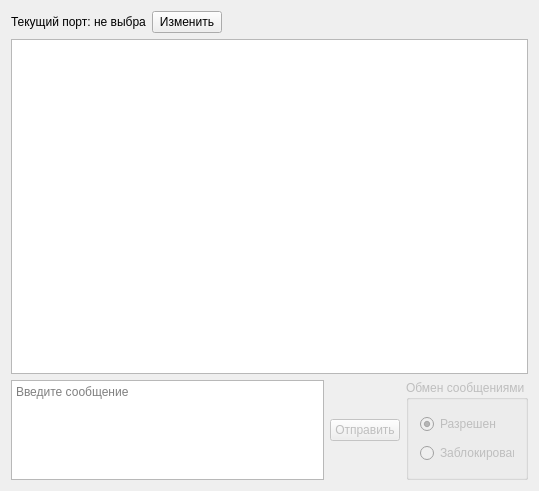
<?xml version="1.0" encoding="UTF-8"?>
<ui version="4.0">
 <class>MainWindow</class>
 <widget class="QMainWindow" name="MainWindow">
  <property name="geometry">
   <rect>
    <x>0</x>
    <y>0</y>
    <width>539</width>
    <height>491</height>
   </rect>
  </property>
  <property name="windowTitle">
   <string>COM-чат</string>
  </property>
  <widget class="QWidget" name="centralWidget">
   <layout class="QGridLayout" name="gridLayout">
    <item row="2" column="0" colspan="4">
     <widget class="QPlainTextEdit" name="txtMessageText">
      <property name="maximumSize">
       <size>
        <width>16777215</width>
        <height>100</height>
       </size>
      </property>
      <property name="placeholderText">
       <string>Введите сообщение</string>
      </property>
     </widget>
    </item>
    <item row="0" column="0">
     <widget class="QLabel" name="lblCurrentPort">
      <property name="maximumSize">
       <size>
        <width>135</width>
        <height>16777215</height>
       </size>
      </property>
      <property name="text">
       <string>Текущий порт: не выбран</string>
      </property>
     </widget>
    </item>
    <item row="1" column="0" colspan="6">
     <widget class="QPlainTextEdit" name="txtHistory">
      <property name="readOnly">
       <bool>true</bool>
      </property>
     </widget>
    </item>
    <item row="2" column="5">
     <widget class="QGroupBox" name="grpChatMode">
      <property name="enabled">
       <bool>false</bool>
      </property>
      <property name="maximumSize">
       <size>
        <width>122</width>
        <height>16777215</height>
       </size>
      </property>
      <property name="title">
       <string>Обмен сообщениями</string>
      </property>
      <layout class="QGridLayout" name="gridLayout_2">
       <item row="0" column="0">
        <widget class="QRadioButton" name="rbtnActivate">
         <property name="text">
          <string>Разрешен</string>
         </property>
         <property name="checked">
          <bool>true</bool>
         </property>
        </widget>
       </item>
       <item row="1" column="0">
        <widget class="QRadioButton" name="rbtnDeactivate">
         <property name="text">
          <string>Заблокирован</string>
         </property>
        </widget>
       </item>
      </layout>
     </widget>
    </item>
    <item row="2" column="4">
     <widget class="QPushButton" name="btnSend">
      <property name="enabled">
       <bool>false</bool>
      </property>
      <property name="maximumSize">
       <size>
        <width>70</width>
        <height>16777215</height>
       </size>
      </property>
      <property name="text">
       <string>Отправить</string>
      </property>
     </widget>
    </item>
    <item row="0" column="1" alignment="Qt::AlignRight">
     <widget class="QPushButton" name="btnChangePort">
      <property name="maximumSize">
       <size>
        <width>70</width>
        <height>16777215</height>
       </size>
      </property>
      <property name="text">
       <string>Изменить</string>
      </property>
     </widget>
    </item>
   </layout>
  </widget>
 </widget>
 <layoutdefault spacing="6" margin="11"/>
 <resources/>
 <connections/>
</ui>
